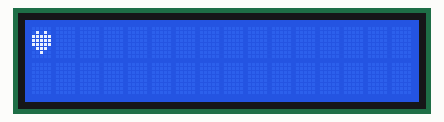
Simulated run of this sketch. Board: Arduino Uno, built with avr-gcc and run on an emulated ATmega328P. Parts: 16×2 character LCD.

Above: at 0.1 s.
At 1.1 s:
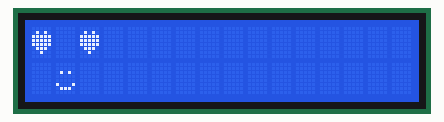
At 2.1 s:
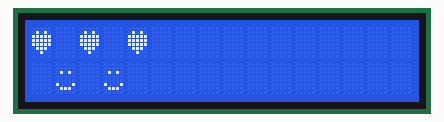
At 4.1 s:
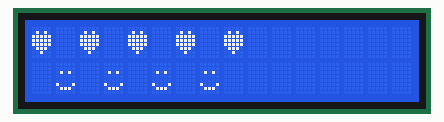
At 6.1 s:
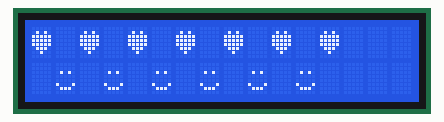
At 8.1 s:
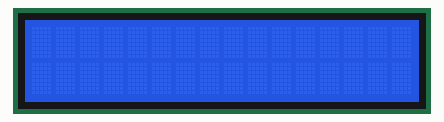

Measured:
- by itself, everything shown: repeats every 9.0 s, in 17 steps
- what the display in image 1 shows lasts 0.5 s, from 1.1 s to 1.6 s
- what the display in image 5 shows lasts 1.0 s, from 8.1 s to 9.1 s

The sketch:

serieDeLogo.ino
```cpp
#include <LiquidCrystal.h>
LiquidCrystal lcd(12, 11, 5, 4, 3, 2) ;
int i = 0 ;
byte coeur[8] = {
 0b00000,
 0b01010,
 0b11111,
 0b11111,
 0b11111,
 0b01110,
 0b00100,
 0b00000
};
byte smiley[8] = {
 0b00000,
 0b00000,
 0b01010,
 0b00000,
 0b00000,
 0b10001,
 0b01110,
 0b00000
};
void setup() {
 lcd.begin(16, 2);
 lcd.createChar(1, coeur); // logo coeur
 lcd.createChar(2, smiley); // logo smiley
 lcd.clear() ;
}
void loop() {


 for(i=0 ; i<15 ; i=i+2) {
 lcd.setCursor(i, 0);
 lcd.write(1);
 delay(500);
 lcd.setCursor(i+1, 1);
 lcd.write(2);
 delay(500);

 }

 lcd.clear() ;
 delay(1000) ;


}
```
